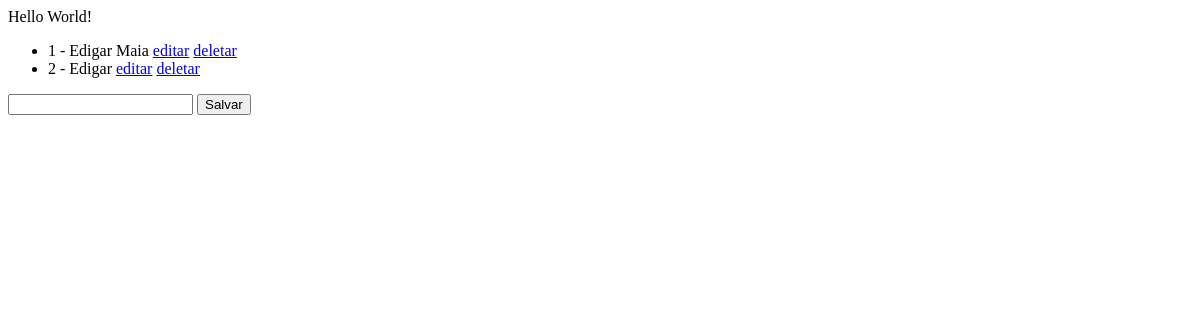
/core/, run on an earlier commit of the app's database.
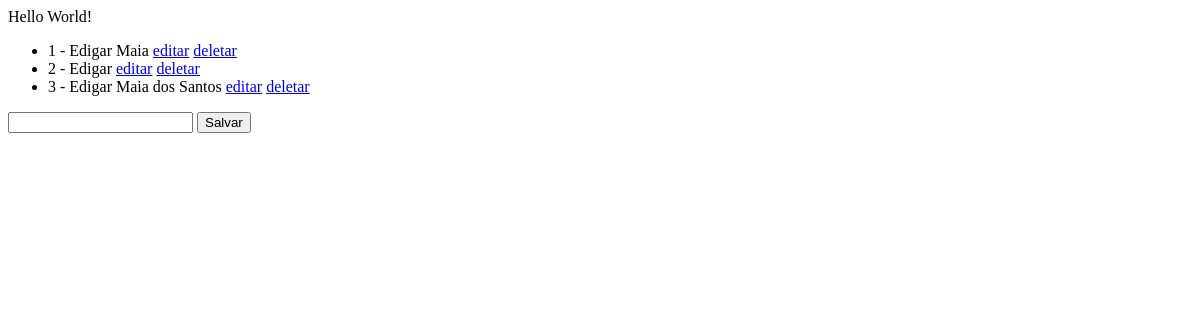
And on a later commit of the database.
### core/models.py (models this page shows, shortened)
class Pessoa(models.Model):
    nome = models.CharField(max_length=100)

### core/views.py (the view)
# urls.py: 2. Add a URL to urlpatterns:  path('', views.home, name='home')
def home(request):
    pessoas = Pessoa.objects.all()
    return render(request, 'index.html', {'pessoas': pessoas})

### core/templates/index.html (shortened to what this page needs)
<!DOCTYPE html>
<html lang="en">
<head>
</head>
<body>
    Hello World!
    <ul>
        {% for pessoa in pessoas %}
        <li> {{ pessoa.id}} - {{ pessoa.nome}}
            <a href="{% url 'editar' pessoa.id %}">editar</a>
            <a href="{% url 'deletar' pessoa.id %}">deletar</a>
        </li>
        {% endfor %}
    </ul>
    <form action="{% url 'salvar' %}" method="POST">
        <input type="text" name="nome">
        <button type="submit">Salvar</button>
    </form>
</body>
</html>

What changed in the data, as far as the page shows it:
added Pessoa: id "3", nome "Edigar Maia dos Santos"
